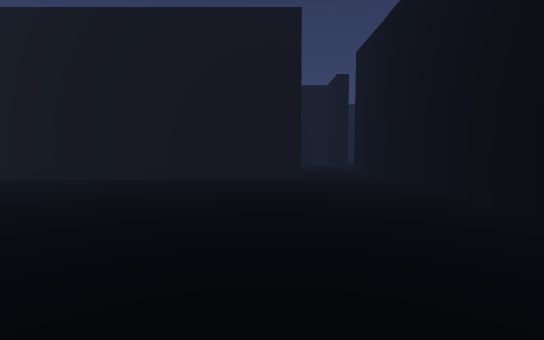
View 1 (above)

23 first-person views from a walk through a scene from a Unity 3-D project. The camera is 1.4 m above the floor, tilts 4° down and sees 85° across. The floor is counted in squares, 1 m on a side. Each view is taken from the middle of a square. On the plan, view 1 faces up. The plan holds only what a view shows up to about 14 squares ahead; the rest is blank. The place goes on beyond the plan. The player character is not drawn.

View 2
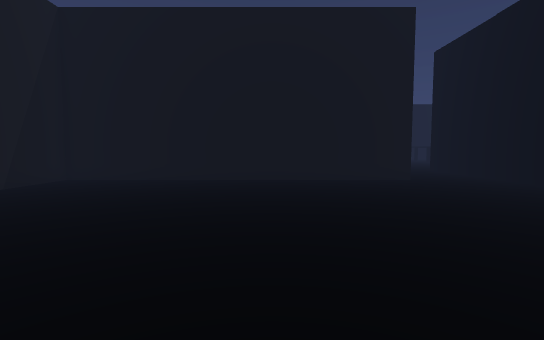

View 3
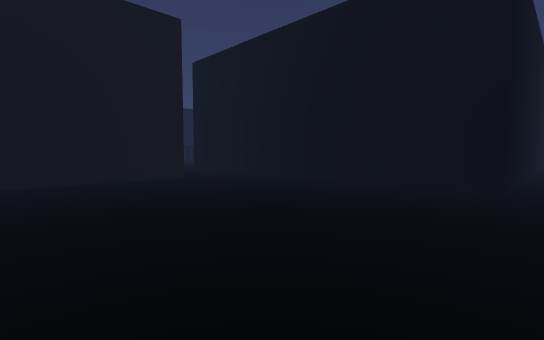

View 4
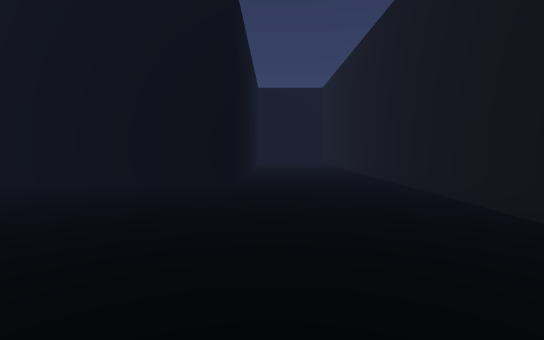

View 5
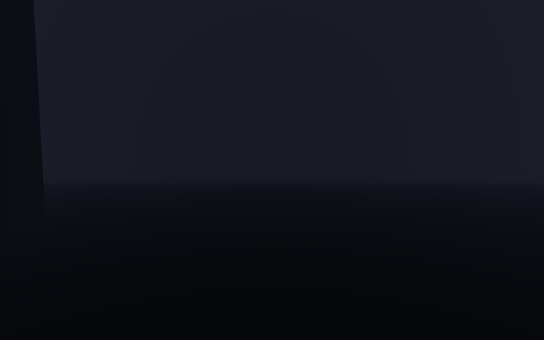

View 6
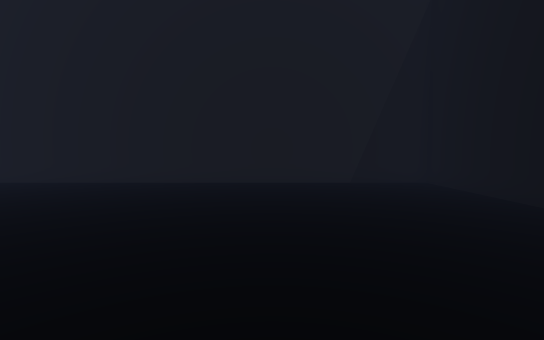

View 7
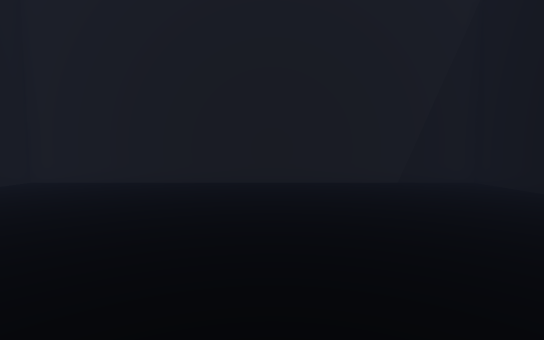

View 8
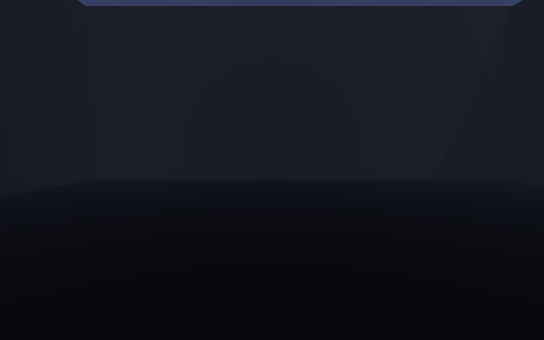

View 9
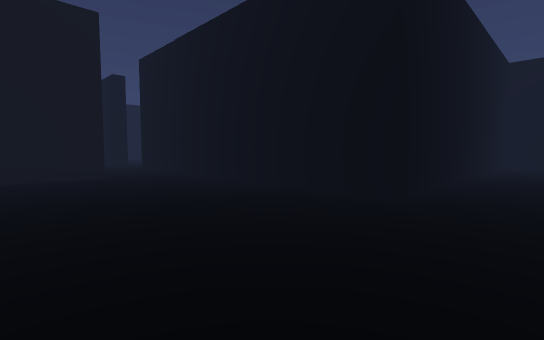

View 10
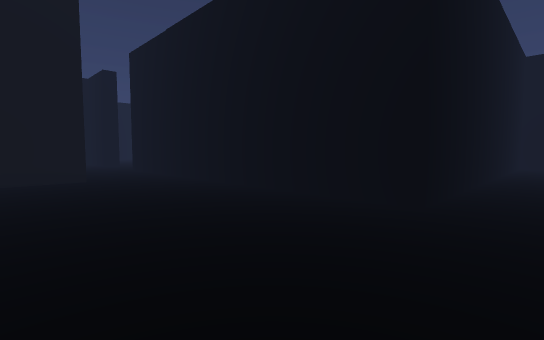

View 11
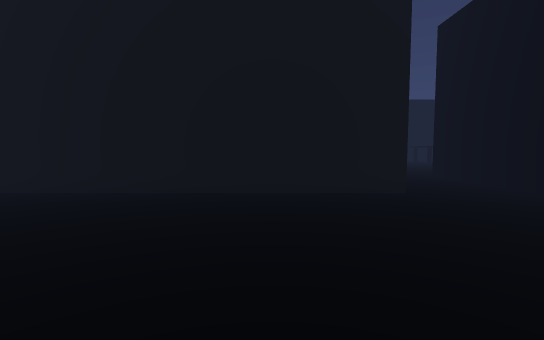

View 12
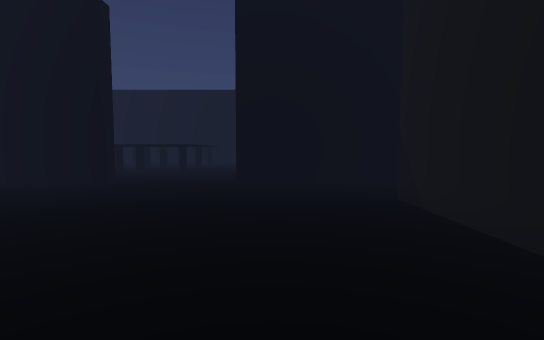

View 13
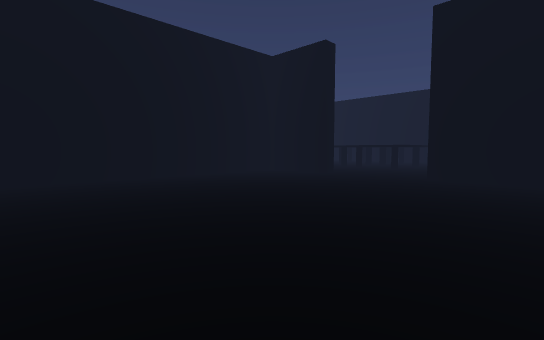

View 14
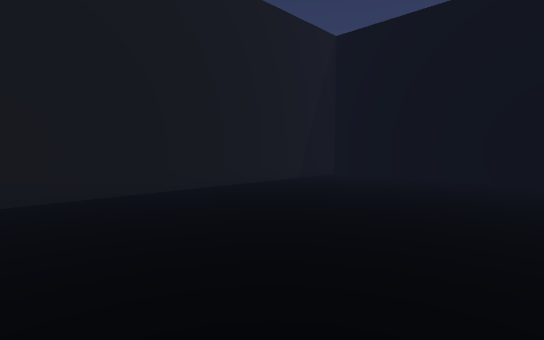

View 15
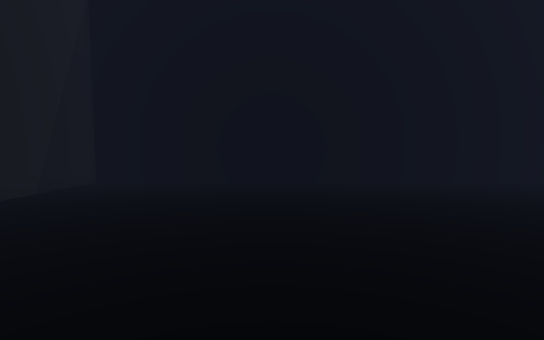

View 16
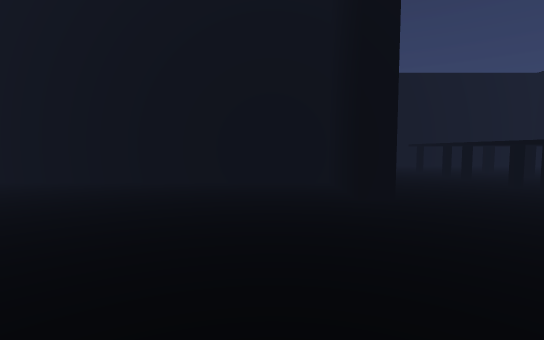

View 17
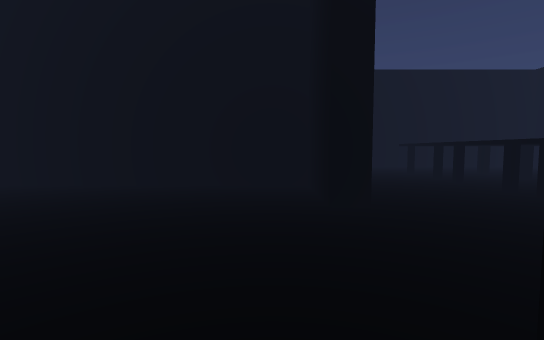

View 18
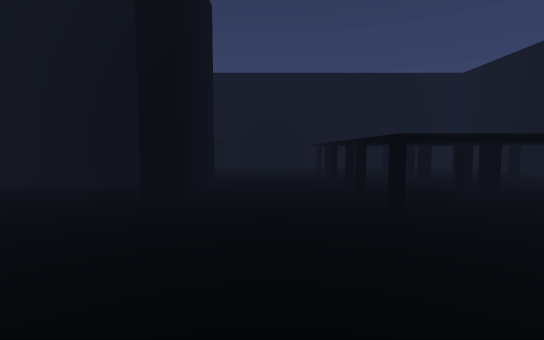

View 19
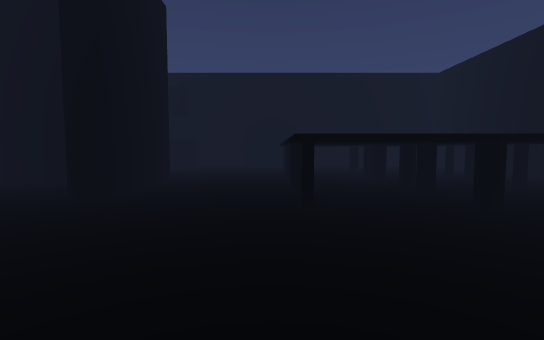

View 20
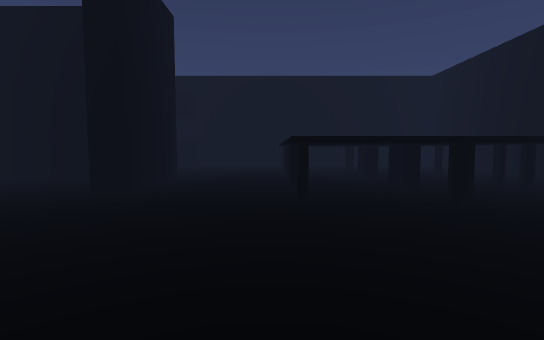

View 21
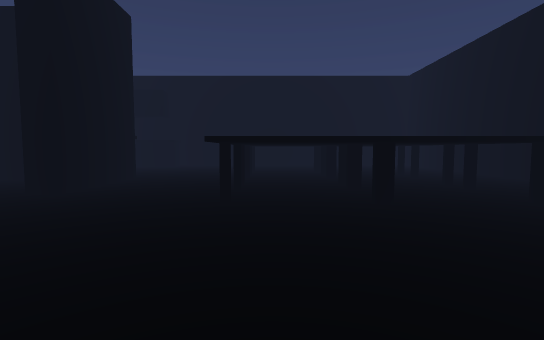

View 22
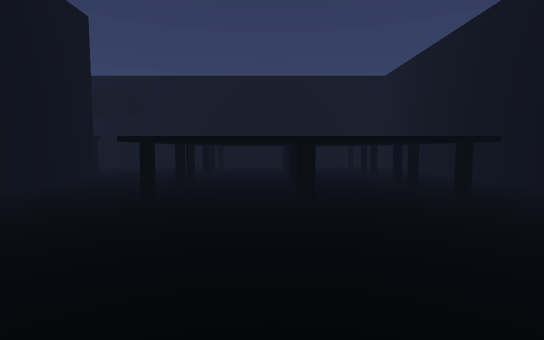

View 23
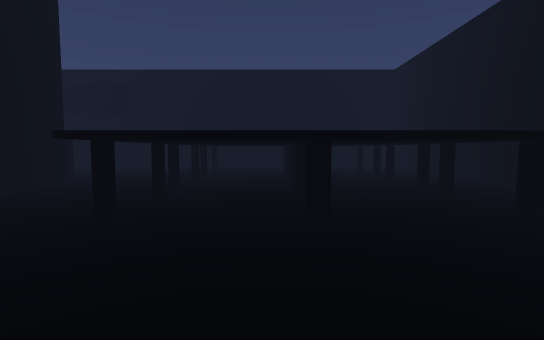

### Floor plan
Key: @ floor where view 1 was taken; # wall or solid block; . floor; T table.
Columns run from 14 left of view 1 to 25 right of it. Each row starts with its distance up from view 1.
 32                    #. ....T...T ..T.  .#
 31                     ......TTTT  TTT....#
 30                     #.....T...T...T....#
 29 #####################.........T...T....#
 28 #...................#.....T...T...T....#
 27 #...................#.....TTTTTTTTT....#
 26 #...................#.....T...T...T....
 25 #.............................T...T...
 24 #.........................T...T...T...
 23 #.........................TTTTTTTTT..
 22 #...................................
 21 #.........................   ......
 20 #.....   .............
 19 #....     ..........#
 18 #...   .   .........#        .
 17 #...   .   .........#  . .
 16 #...       .........#    . . .
 15 #... .   . .........#
 14 ################...##
 13 #..................#
 12 #..................#
 11 #..................#
 10 #..................#
  9 #..................#
  8 #..................#
  7 #..................#
  6 #..................#
  5 #....... ..........#
  4 #.......   ........#
  3 #.......     ......#
  2 #.......  ..  .....###########
  1 #....... ......................
  0 #.............@................
 -1 #.............................
 -2 #......................
 -3 #.......................
 -4 #.......................
 -5 #########################

Positions as (right, up) in squares from view 1, and headings:
1: (0, 0), facing up
2: (-5, 0), facing up
3: (-6, 0), facing up-right
4: (-6, 0), facing right
5: (1, 7), facing down
6: (-2, 7), facing left
7: (-2, 5), facing left
8: (-1, 3), facing left
9: (-3, -2), facing up-right
10: (-2, -1), facing up-right
11: (-3, 4), facing up
12: (-7, 18), facing right
13: (-9, 15), facing up-right
14: (-5, 15), facing up-left
15: (-7, 17), facing up
16: (3, 17), facing up
17: (4, 18), facing up
18: (9, 17), facing up
19: (11, 17), facing up
20: (11, 16), facing up
21: (13, 16), facing up
22: (15, 16), facing up
23: (15, 18), facing up
